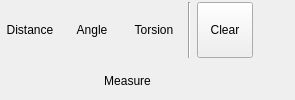
      <widget class="QWidget" name="CalculateTab">
       <attribute name="title">
        <string>Calculate</string>
       </attribute>
       <layout class="QHBoxLayout" name="horizontalLayout_5">
        <property name="spacing">
         <number>0</number>
        </property>
        <property name="margin">
         <number>2</number>
        </property>
        <item>
         <layout class="QGridLayout" name="CalculateGridLayout">
          <property name="spacing">
           <number>6</number>
          </property>
          <item row="0" column="0">
           <widget class="TMenuButton" name="CalculateMeasureDistanceButton">
            <property name="minimumSize">
             <size>
              <width>56</width>
              <height>56</height>
             </size>
            </property>
            <property name="maximumSize">
             <size>
              <width>56</width>
              <height>56</height>
             </size>
            </property>
            <property name="toolTip">
             <string>Measure bond distances of clicked atoms</string>
            </property>
            <property name="text">
             <string>Distance</string>
            </property>
            <property name="icon">
             <iconset resource="icons.qrc">
              <normaloff>:/geometry/icons/measure_distance.svg</normaloff>:/geometry/icons/measure_distance.svg</iconset>
            </property>
            <property name="iconSize">
             <size>
              <width>30</width>
              <height>30</height>
             </size>
            </property>
            <property name="checkable">
             <bool>true</bool>
            </property>
            <property name="checked">
             <bool>false</bool>
            </property>
            <property name="autoExclusive">
             <bool>false</bool>
            </property>
            <property name="toolButtonStyle">
             <enum>Qt::ToolButtonTextUnderIcon</enum>
            </property>
            <property name="autoRaise">
             <bool>true</bool>
            </property>
           </widget>
          </item>
          <item row="0" column="3">
           <widget class="Line" name="line_6">
            <property name="orientation">
             <enum>Qt::Vertical</enum>
            </property>
           </widget>
          </item>
          <item row="0" column="2">
           <widget class="TMenuButton" name="CalculateMeasureTorsionButton">
            <property name="minimumSize">
             <size>
              <width>56</width>
              <height>56</height>
             </size>
            </property>
            <property name="maximumSize">
             <size>
              <width>56</width>
              <height>56</height>
             </size>
            </property>
            <property name="toolTip">
             <string>Measure torsion angles of clicked atoms</string>
            </property>
            <property name="text">
             <string>Torsion</string>
            </property>
            <property name="icon">
             <iconset resource="icons.qrc">
              <normaloff>:/geometry/icons/measure_torsion.svg</normaloff>:/geometry/icons/measure_torsion.svg</iconset>
            </property>
            <property name="iconSize">
             <size>
              <width>30</width>
              <height>30</height>
             </size>
            </property>
            <property name="checkable">
             <bool>true</bool>
            </property>
            <property name="checked">
             <bool>false</bool>
            </property>
            <property name="autoExclusive">
             <bool>false</bool>
            </property>
            <property name="toolButtonStyle">
             <enum>Qt::ToolButtonTextUnderIcon</enum>
            </property>
            <property name="autoRaise">
             <bool>true</bool>
            </property>
           </widget>
          </item>
          <item row="0" column="1">
           <widget class="TMenuButton" name="CalculateMeasureAngleButton">
            <property name="minimumSize">
             <size>
              <width>56</width>
              <height>56</height>
             </size>
            </property>
            <property name="maximumSize">
             <size>
              <width>56</width>
              <height>56</height>
             </size>
            </property>
            <property name="toolTip">
             <string>Measure bond angles of clicked atoms</string>
            </property>
            <property name="text">
             <string>Angle</string>
            </property>
            <property name="icon">
             <iconset resource="icons.qrc">
              <normaloff>:/geometry/icons/measure_angle.svg</normaloff>:/geometry/icons/measure_angle.svg</iconset>
            </property>
            <property name="iconSize">
             <size>
              <width>30</width>
              <height>30</height>
             </size>
            </property>
            <property name="checkable">
             <bool>true</bool>
            </property>
            <property name="checked">
             <bool>false</bool>
            </property>
            <property name="autoExclusive">
             <bool>false</bool>
            </property>
            <property name="toolButtonStyle">
             <enum>Qt::ToolButtonTextUnderIcon</enum>
            </property>
            <property name="autoRaise">
             <bool>true</bool>
            </property>
           </widget>
          </item>
          <item row="0" column="5">
           <spacer name="horizontalSpacer_4">
            <property name="orientation">
             <enum>Qt::Horizontal</enum>
            </property>
            <property name="sizeHint" stdset="0">
             <size>
              <width>40</width>
              <height>20</height>
             </size>
            </property>
           </spacer>
          </item>
          <item row="0" column="4">
           <widget class="QToolButton" name="CalculateMeasureClearButton">
            <property name="minimumSize">
             <size>
              <width>56</width>
              <height>56</height>
             </size>
            </property>
            <property name="maximumSize">
             <size>
              <width>56</width>
              <height>56</height>
             </size>
            </property>
            <property name="toolTip">
             <string>Clear all measurements in model</string>
            </property>
            <property name="text">
             <string>Clear</string>
            </property>
            <property name="icon">
             <iconset resource="icons.qrc">
              <normaloff>:/basic/icons/basic_cross.svg</normaloff>:/basic/icons/basic_cross.svg</iconset>
            </property>
            <property name="iconSize">
             <size>
              <width>30</width>
              <height>30</height>
             </size>
            </property>
            <property name="checkable">
             <bool>false</bool>
            </property>
            <property name="checked">
             <bool>false</bool>
            </property>
            <property name="autoExclusive">
             <bool>false</bool>
            </property>
            <property name="toolButtonStyle">
             <enum>Qt::ToolButtonTextUnderIcon</enum>
            </property>
            <property name="autoRaise">
             <bool>false</bool>
            </property>
           </widget>
          </item>
          <item row="1" column="0" colspan="5">
           <widget class="QLabel" name="label_11">
            <property name="text">
             <string>Measure</string>
            </property>
            <property name="alignment">
             <set>Qt::AlignCenter</set>
            </property>
           </widget>
          </item>
         </layout>
        </item>
       </layout>
      </widget>
